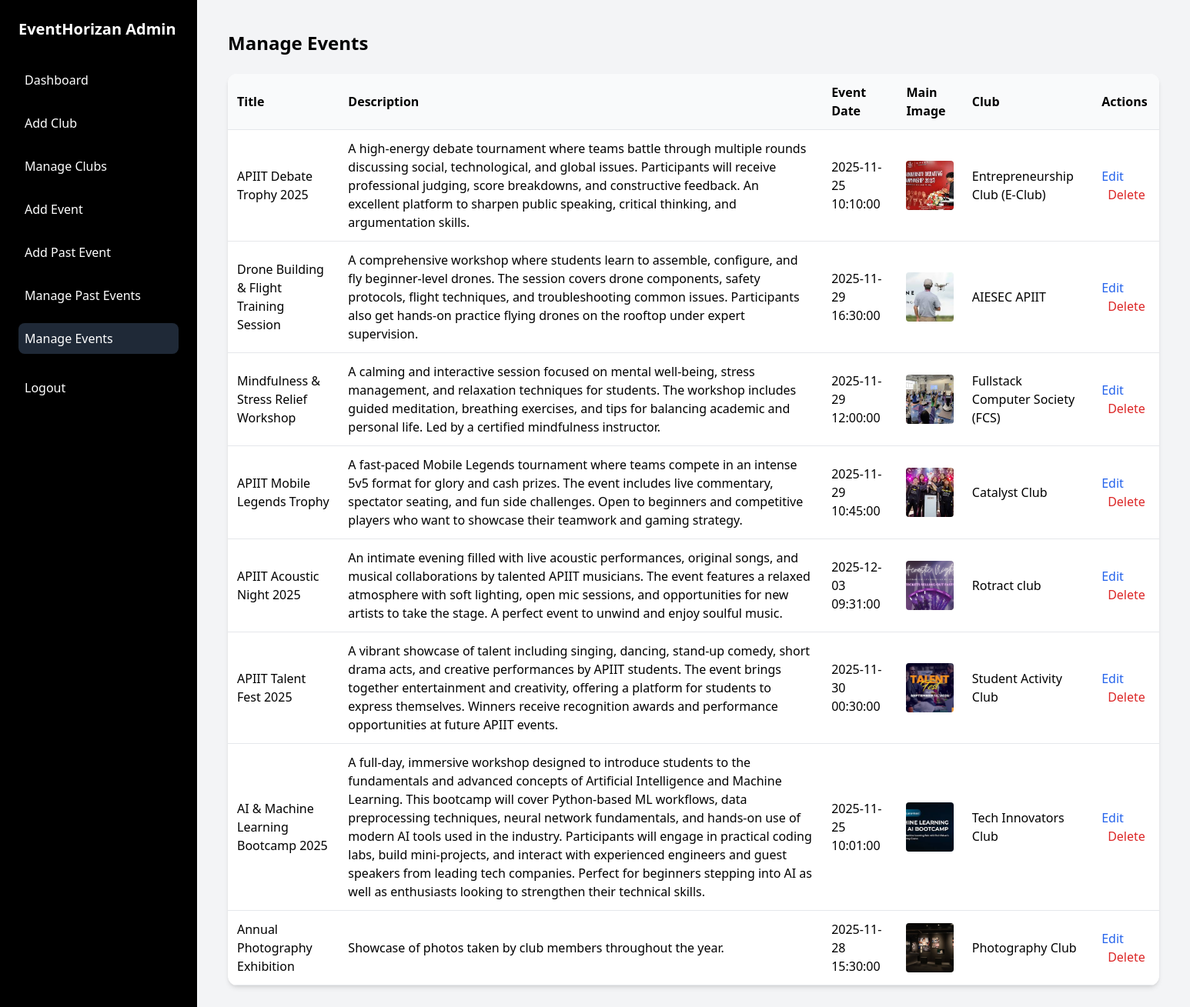
/Admin_Dashboard/manage_events.php (signed in), run on the app's committed database.
### tables this page shows
CREATE TABLE `events` (
  `id` int(11) NOT NULL,
  `title` varchar(255) NOT NULL,
  `description` text DEFAULT NULL,
  `event_date` datetime NOT NULL,
  `venue` varchar(255) DEFAULT NULL,
  `price` decimal(10,2) DEFAULT NULL,
  `ticket_url` varchar(255) DEFAULT NULL,
  `main_image` varchar(255) DEFAULT NULL,
  `extra_image_1` varchar(255) DEFAULT NULL,
  `extra_image_2` varchar(255) DEFAULT NULL,
  `extra_image_3` varchar(255) DEFAULT NULL,
  `club_id` int(11) DEFAULT NULL,
  `created_at` datetime DEFAULT current_timestamp()
);

CREATE TABLE `clubs` (
  `id` int(11) NOT NULL,
  `club_name` varchar(255) NOT NULL,
  `club_description` text DEFAULT NULL,
  `short_description` varchar(255) DEFAULT NULL,
  `club_main_image` varchar(255) DEFAULT NULL,
  `club_extra_image_1` varchar(255) DEFAULT NULL,
  `club_extra_image_2` varchar(255) DEFAULT NULL,
  `club_extra_image_3` varchar(255) DEFAULT NULL,
  `created_at` datetime DEFAULT current_timestamp(),
  `contact_description_1` varchar(255) DEFAULT NULL,
  `contact_number_1` varchar(20) DEFAULT NULL,
  `contact_number_2` varchar(20) DEFAULT NULL
);

### Admin_Dashboard/manage_events.php (the view, shortened to what this page needs)
<?php
require_once('../includes/db_connection.php');
$events = $pdo->query("
    SELECT e.*, c.club_name
    FROM events e
    LEFT JOIN clubs c ON e.club_id = c.id
    ORDER BY e.created_at DESC
")->fetchAll(PDO::FETCH_ASSOC);
?>
<!DOCTYPE html>
<html lang="en">
<head>
<script src="https://cdn.tailwindcss.com"></script>
</head>
<body class="font-sans bg-gray-100 flex flex-col md:flex-row min-h-screen">
<aside class="hidden md:flex flex-col w-64 p-6 bg-black text-white flex-shrink-0">
  <h2 class="text-xl font-bold mb-8">EventHorizan Admin</h2>
  <nav class="flex flex-col gap-4 flex-1">
    <a href="dashboard.php"
       class="flex items-center gap-3 p-2 rounded-lg hover:bg-gray-800">
       Dashboard
    </a>
    <a href="club_add.php"
       class="flex items-center gap-3 p-2 rounded-lg hover:bg-gray-800">
       Add Club
    </a>
    <a href="manage_clubs.php"
       class="flex items-center gap-3 p-2 rounded-lg hover:bg-gray-800">
       Manage Clubs
    </a>
    <a href="event_add.php"
       class="flex items-center gap-3 p-2 rounded-lg hover:bg-gray-800">
       Add Event
    </a>
    <a href="events_past_add.php"
       class="flex items-center gap-3 p-2 rounded-lg hover:bg-gray-800">
       Add Past Event
    </a>
    <a href="events_past_manage.php"
       class="flex items-center gap-3 p-2 rounded-lg hover:bg-gray-800">
       Manage Past Events
    </a>
    <a href="manage_events.php"
       class="flex items-center gap-3 p-2 bg-gray-800 rounded-lg">
       Manage Events
    </a>
    <a href="admin_logout.php"
       class="flex items-center gap-3 p-2 rounded-lg hover:bg-gray-800 mt-2">
       Logout
    </a>
  </nav>
</aside>
<main class="flex-1 p-6 md:p-10">
  <h2 class="text-2xl font-semibold mb-6">Manage Events</h2>
  <div class="bg-white shadow-md rounded-xl overflow-x-auto">
    <table class="w-full min-w-[1200px] text-left border-collapse">
      <thead class="bg-gray-50">
        <tr>
          <th class="p-3 border-b">Title</th>
          <th class="p-3 border-b">Description</th>
          <th class="p-3 border-b">Event Date</th>
          <th class="p-3 border-b">Main Image</th>
          <th class="p-3 border-b">Club</th>
          <th class="p-3 border-b">Actions</th>
        </tr>
      </thead>
      <tbody>
        <?php foreach($events as $event): ?>
        <tr class="border-b hover:bg-gray-50">
          <td class="p-3"><?= htmlspecialchars($event['title']) ?></td>
          <td class="p-3"><?= htmlspecialchars($event['description']) ?></td>
          <td class="p-3"><?= $event['event_date'] ?></td>
          <td class="p-3">
            <?php if($event['main_image']): ?>
              <img src="../uploads/<?= $event['main_image'] ?>"
                   alt="Main"
                   class="h-16 object-cover rounded">
            <?php endif; ?>
          </td>
          <td class="p-3"><?= htmlspecialchars($event['club_name'] ?? 'N/A') ?></td>
          <td class="p-3 space-x-2">
            <a href="edit_event.php?id=<?= $event['id'] ?>"
               class="text-blue-600 hover:underline">Edit</a>
            <a href="?delete_event=<?= $event['id'] ?>"
               class="text-red-600 hover:underline"
               onclick="return confirm('Are you sure you want to delete this event?')">
               Delete
            </a>
          </td>
        </tr>
        <?php endforeach; ?>
      </tbody>
    </table>
  </div>
</main>
</body>
</html>

### data on the page
events: title "APIIT Debate Trophy 2025", description "A high-energy debate tournament where teams battle through multiple rounds discussing social, technological, and global issues. Participants will receive professional judging, score breakdowns, and constructive feedback. An excellent platform to sharpen public speaking, critical thinking, and argumentation skills.", event_date "2025-11-25 10:10:00", main_image (picture), club.club_name "Entrepreneurship Club (E-Club)"
events: title "Drone Building & Flight Training Session", description "A comprehensive workshop where students learn to assemble, configure, and fly beginner-level drones. The session covers drone components, safety protocols, flight techniques, and troubleshooting common issues. Participants also get hands-on practice flying drones on the rooftop under expert supervision.", event_date "2025-11-29 16:30:00", main_image (picture), club.club_name "AIESEC APIIT"
events: title "Mindfulness & Stress Relief Workshop", description "A calming and interactive session focused on mental well-being, stress management, and relaxation techniques for students. The workshop includes guided meditation, breathing exercises, and tips for balancing academic and personal life. Led by a certified mindfulness instructor.", event_date "2025-11-29 12:00:00", main_image (picture), club.club_name "Fullstack Computer Society (FCS)"
events: title "APIIT Mobile Legends Trophy", description "A fast-paced Mobile Legends tournament where teams compete in an intense 5v5 format for glory and cash prizes. The event includes live commentary, spectator seating, and fun side challenges. Open to beginners and competitive players who want to showcase their teamwork and gaming strategy.", event_date "2025-11-29 10:45:00", main_image (picture), club.club_name "Catalyst Club"
events: title "APIIT Acoustic Night 2025", description "An intimate evening filled with live acoustic performances, original songs, and musical collaborations by talented APIIT musicians. The event features a relaxed atmosphere with soft lighting, open mic sessions, and opportunities for new artists to take the stage. A perfect event to unwind and enjoy soulful music.", event_date "2025-12-03 09:31:00", main_image (picture), club.club_name "Rotract club"
events: title "APIIT Talent Fest 2025", description "A vibrant showcase of talent including singing, dancing, stand-up comedy, short drama acts, and creative performances by APIIT students. The event brings together entertainment and creativity, offering a platform for students to express themselves. Winners receive recognition awards and performance opportunities at future APIIT events.", event_date "2025-11-30 00:30:00", main_image (picture), club.club_name "Student Activity Club"
events: title "AI & Machine Learning Bootcamp 2025", description "A full-day, immersive workshop designed to introduce students to the fundamentals and advanced concepts of Artificial Intelligence and Machine Learning. This bootcamp will cover Python-based ML workflows, data preprocessing techniques, neural network fundamentals, and hands-on use of modern AI tools used in the industry. Participants will engage in practical coding labs, build mini-projects, and interact with experienced engineers and guest speakers from leading tech companies. Perfect for beginners stepping into AI as well as enthusiasts looking to strengthen their technical skills.", event_date "2025-11-25 10:01:00", main_image (picture), club.club_name "Tech Innovators Club"
events: title "Annual Photography Exhibition", description "Showcase of photos taken by club members throughout the year.", event_date "2025-11-28 15:30:00", main_image (picture), club.club_name "Photography Club"
